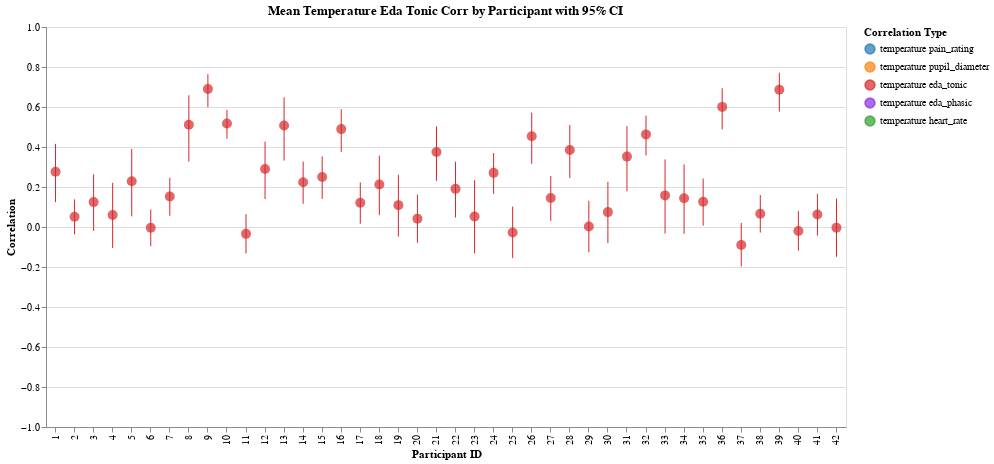

Notebook source saved alongside this figure:
### Markdown cell above
## Temperature / EDA Tonic

### Code cell
# Note that correlation values are slightly higher if we'd used detrended EDA tonic
# components (see eda.py)
# EDA tonic detrended > EDA tonic > EDA raw > EDA phasic
col1, col2 = "temperature", "eda_tonic"

corr_by_trial = calculate_correlations_by_trial(df, col1, col2)
corr_by_participant = aggregate_correlations_fisher_z(
    corr_by_trial, col1, col2, "participant_id", include_ci=True
)
# plot_correlations_by_trial(corr_by_trial, col1, col2)
eda_tonic = plot_correlations_by_participant(
    corr_by_participant, col1, col2, with_config=-False, color_map=COLORS
)
eda_tonic

### Figure 1 — Vega-Lite specification as saved in the notebook (floating-point values rounded to 4 significant figures)
{"config": {"view": {"continuousWidth": 300, "continuousHeight": 300}}, "layer": [{"mark": {"type": "rule"}, "encoding": {"color": {"field": "correlation_type", "legend": {"labelExpr": "replace(replace(datum.label, '_corr', ''), '_', ' ')", "title": "Correlation Type"}, "scale": {"domain": ["temperature_pain_rating_corr", "temperature_pupil_diameter_corr", "temperature_eda_tonic_corr", "temperature_eda_phasic_corr", "temperature_heart_rate_corr"], "range": ["#1f77b4", "#ff7f0e", "#d62728", "#8a2be2", "#2ca02c"]}, "type": "nominal"}, "x": {"axis": {"title": "Participant ID"}, "field": "participant_id", "type": "ordinal"}, "y": {"axis": {"title": "Correlation"}, "field": "participant_id_temperature_eda_tonic_corr_ci_lower", "scale": {"domain": [-1, 1]}, "type": "quantitative"}, "y2": {"field": "participant_id_temperature_eda_tonic_corr_ci_upper"}}, "title": "Mean Temperature Eda Tonic Corr by Participant with 95% CI"}, {"mark": {"type": "circle", "size": 100}, "encoding": {"color": {"field": "correlation_type", "legend": {"labelExpr": "replace(replace(datum.label, '_corr', ''), '_', ' ')", "title": "Correlation Type"}, "scale": {"domain": ["temperature_pain_rating_corr", "temperature_pupil_diameter_corr", "temperature_eda_tonic_corr", "temperature_eda_phasic_corr", "temperature_heart_rate_corr"], "range": ["#1f77b4", "#ff7f0e", "#d62728", "#8a2be2", "#2ca02c"]}, "type": "nominal"}, "tooltip": [{"field": "participant_id", "title": "Participant", "type": "nominal"}, {"field": "participant_id_temperature_eda_tonic_corr_mean", "format": ".3f", "title": "Mean Correlation", "type": "quantitative"}, {"field": "participant_id_temperature_eda_tonic_corr_ci_lower", "format": ".3f", "title": "CI Lower", "type": "quantitative"}, {"field": "participant_id_temperature_eda_tonic_corr_ci_upper", "format": ".3f", "title": "CI Upper", "type": "quantitative"}], "x": {"axis": {"title": "Participant ID"}, "field": "participant_id", "type": "ordinal"}, "y": {"field": "participant_id_temperature_eda_tonic_corr_mean", "type": "quantitative"}}, "title": "Mean Temperature Eda Tonic Corr by Participant with 95% CI"}], "data": {"name": "data-e64550398394ed3da96ecc38f66748cd"}, "height": 400, "width": 800, "$schema": "https://vega.github.io/schema/vega-lite/v5.20.1.json", "datasets": {"data-e64550398394ed3da96ecc38f66748cd": [{"participant_id": 1, "participant_id_temperature_eda_tonic_corr_mean": 0.2763, "participant_id_temperature_eda_tonic_corr_ci_lower": 0.1242, "participant_id_temperature_eda_tonic_corr_ci_upper": 0.4157, "correlation_type": "temperature_eda_tonic_corr"}, {"participant_id": 2, "participant_id_temperature_eda_tonic_corr_mean": 0.05099, "participant_id_temperature_eda_tonic_corr_ci_lower": -0.0369, "participant_id_temperature_eda_tonic_corr_ci_upper": 0.1381, "correlation_type": "temperature_eda_tonic_corr"}, {"participant_id": 3, "participant_id_temperature_eda_tonic_corr_mean": 0.1245, "participant_id_temperature_eda_tonic_corr_ci_lower": -0.01967, "participant_id_temperature_eda_tonic_corr_ci_upper": 0.2637, "correlation_type": "temperature_eda_tonic_corr"}, {"participant_id": 4, "participant_id_temperature_eda_tonic_corr_mean": 0.05963, "participant_id_temperature_eda_tonic_corr_ci_lower": -0.1049, "participant_id_temperature_eda_tonic_corr_ci_upper": 0.221, "correlation_type": "temperature_eda_tonic_corr"}, {"participant_id": 5, "participant_id_temperature_eda_tonic_corr_mean": 0.2284, "participant_id_temperature_eda_tonic_corr_ci_lower": 0.05295, "participant_id_temperature_eda_tonic_corr_ci_upper": 0.3902, "correlation_type": "temperature_eda_tonic_corr"}, {"participant_id": 6, "participant_id_temperature_eda_tonic_corr_mean": -0.00413, "participant_id_temperature_eda_tonic_corr_ci_lower": -0.09605, "participant_id_temperature_eda_tonic_corr_ci_upper": 0.08786, "correlation_type": "temperature_eda_tonic_corr"}, {"participant_id": 7, "participant_id_temperature_eda_tonic_corr_mean": 0.1526, "participant_id_temperature_eda_tonic_corr_ci_lower": 0.05635, "participant_id_temperature_eda_tonic_corr_ci_upper": 0.246, "correlation_type": "temperature_eda_tonic_corr"}, {"participant_id": 8, "participant_id_temperature_eda_tonic_corr_mean": 0.5116, "participant_id_temperature_eda_tonic_corr_ci_lower": 0.3268, "participant_id_temperature_eda_tonic_corr_ci_upper": 0.6587, "correlation_type": "temperature_eda_tonic_corr"}, {"participant_id": 9, "participant_id_temperature_eda_tonic_corr_mean": 0.6903, "participant_id_temperature_eda_tonic_corr_ci_lower": 0.5991, "participant_id_temperature_eda_tonic_corr_ci_upper": 0.7639, "correlation_type": "temperature_eda_tonic_corr"}, {"participant_id": 10, "participant_id_temperature_eda_tonic_corr_mean": 0.5174, "participant_id_temperature_eda_tonic_corr_ci_lower": 0.4409, "participant_id_temperature_eda_tonic_corr_ci_upper": 0.5864, "correlation_type": "temperature_eda_tonic_corr"}, {"participant_id": 11, "participant_id_temperature_eda_tonic_corr_mean": -0.03425, "participant_id_temperature_eda_tonic_corr_ci_lower": -0.1324, "participant_id_temperature_eda_tonic_corr_ci_upper": 0.06456, "correlation_type": "temperature_eda_tonic_corr"}, {"participant_id": 12, "participant_id_temperature_eda_tonic_corr_mean": 0.2899, "participant_id_temperature_eda_tonic_corr_ci_lower": 0.1399, "participant_id_temperature_eda_tonic_corr_ci_upper": 0.4268, "correlation_type": "temperature_eda_tonic_corr"}, {"participant_id": 13, "participant_id_temperature_eda_tonic_corr_mean": 0.5072, "participant_id_temperature_eda_tonic_corr_ci_lower": 0.3323, "participant_id_temperature_eda_tonic_corr_ci_upper": 0.6484, "correlation_type": "temperature_eda_tonic_corr"}, {"participant_id": 14, "participant_id_temperature_eda_tonic_corr_mean": 0.2241, "participant_id_temperature_eda_tonic_corr_ci_lower": 0.1162, "participant_id_temperature_eda_tonic_corr_ci_upper": 0.3267, "correlation_type": "temperature_eda_tonic_corr"}, {"participant_id": 15, "participant_id_temperature_eda_tonic_corr_mean": 0.2497, "participant_id_temperature_eda_tonic_corr_ci_lower": 0.1404, "participant_id_temperature_eda_tonic_corr_ci_upper": 0.3529, "correlation_type": "temperature_eda_tonic_corr"}, {"participant_id": 16, "participant_id_temperature_eda_tonic_corr_mean": 0.4895, "participant_id_temperature_eda_tonic_corr_ci_lower": 0.3755, "participant_id_temperature_eda_tonic_corr_ci_upper": 0.589, "correlation_type": "temperature_eda_tonic_corr"}, {"participant_id": 17, "participant_id_temperature_eda_tonic_corr_mean": 0.121, "participant_id_temperature_eda_tonic_corr_ci_lower": 0.01633, "participant_id_temperature_eda_tonic_corr_ci_upper": 0.2231, "correlation_type": "temperature_eda_tonic_corr"}, {"participant_id": 18, "participant_id_temperature_eda_tonic_corr_mean": 0.2128, "participant_id_temperature_eda_tonic_corr_ci_lower": 0.05903, "participant_id_temperature_eda_tonic_corr_ci_upper": 0.3568, "correlation_type": "temperature_eda_tonic_corr"}, {"participant_id": 19, "participant_id_temperature_eda_tonic_corr_mean": 0.1093, "participant_id_temperature_eda_tonic_corr_ci_lower": -0.04798, "participant_id_temperature_eda_tonic_corr_ci_upper": 0.2612, "correlation_type": "temperature_eda_tonic_corr"}, {"participant_id": 20, "participant_id_temperature_eda_tonic_corr_mean": 0.04185, "participant_id_temperature_eda_tonic_corr_ci_lower": -0.07914, "participant_id_temperature_eda_tonic_corr_ci_upper": 0.1616, "correlation_type": "temperature_eda_tonic_corr"}, {"participant_id": 21, "participant_id_temperature_eda_tonic_corr_mean": 0.375, "participant_id_temperature_eda_tonic_corr_ci_lower": 0.2305, "participant_id_temperature_eda_tonic_corr_ci_upper": 0.5033, "correlation_type": "temperature_eda_tonic_corr"}, {"participant_id": 22, "participant_id_temperature_eda_tonic_corr_mean": 0.1907, "participant_id_temperature_eda_tonic_corr_ci_lower": 0.04755, "participant_id_temperature_eda_tonic_corr_ci_upper": 0.3263, "correlation_type": "temperature_eda_tonic_corr"}, {"participant_id": 23, "participant_id_temperature_eda_tonic_corr_mean": 0.05294, "participant_id_temperature_eda_tonic_corr_ci_lower": -0.1315, "participant_id_temperature_eda_tonic_corr_ci_upper": 0.2338, "correlation_type": "temperature_eda_tonic_corr"}, {"participant_id": 24, "participant_id_temperature_eda_tonic_corr_mean": 0.2706, "participant_id_temperature_eda_tonic_corr_ci_lower": 0.1656, "participant_id_temperature_eda_tonic_corr_ci_upper": 0.3696, "correlation_type": "temperature_eda_tonic_corr"}, {"participant_id": 25, "participant_id_temperature_eda_tonic_corr_mean": -0.02705, "participant_id_temperature_eda_tonic_corr_ci_lower": -0.1554, "participant_id_temperature_eda_tonic_corr_ci_upper": 0.1022, "correlation_type": "temperature_eda_tonic_corr"}, {"participant_id": 26, "participant_id_temperature_eda_tonic_corr_mean": 0.4535, "participant_id_temperature_eda_tonic_corr_ci_lower": 0.316, "participant_id_temperature_eda_tonic_corr_ci_upper": 0.5724, "correlation_type": "temperature_eda_tonic_corr"}, {"participant_id": 27, "participant_id_temperature_eda_tonic_corr_mean": 0.1449, "participant_id_temperature_eda_tonic_corr_ci_lower": 0.03067, "participant_id_temperature_eda_tonic_corr_ci_upper": 0.2554, "correlation_type": "temperature_eda_tonic_corr"}, {"participant_id": 28, "participant_id_temperature_eda_tonic_corr_mean": 0.3853, "participant_id_temperature_eda_tonic_corr_ci_lower": 0.2446, "participant_id_temperature_eda_tonic_corr_ci_upper": 0.5101, "correlation_type": "temperature_eda_tonic_corr"}, {"participant_id": 29, "participant_id_temperature_eda_tonic_corr_mean": 0.002569, "participant_id_temperature_eda_tonic_corr_ci_lower": -0.1261, "participant_id_temperature_eda_tonic_corr_ci_upper": 0.1311, "correlation_type": "temperature_eda_tonic_corr"}, {"participant_id": 30, "participant_id_temperature_eda_tonic_corr_mean": 0.07441, "participant_id_temperature_eda_tonic_corr_ci_lower": -0.08093, "participant_id_temperature_eda_tonic_corr_ci_upper": 0.2262, "correlation_type": "temperature_eda_tonic_corr"}, {"participant_id": 31, "participant_id_temperature_eda_tonic_corr_mean": 0.3519, "participant_id_temperature_eda_tonic_corr_ci_lower": 0.1784, "participant_id_temperature_eda_tonic_corr_ci_upper": 0.5042, "correlation_type": "temperature_eda_tonic_corr"}, {"participant_id": 32, "participant_id_temperature_eda_tonic_corr_mean": 0.463, "participant_id_temperature_eda_tonic_corr_ci_lower": 0.3574, "participant_id_temperature_eda_tonic_corr_ci_upper": 0.5569, "correlation_type": "temperature_eda_tonic_corr"}, {"participant_id": 33, "participant_id_temperature_eda_tonic_corr_mean": 0.158, "participant_id_temperature_eda_tonic_corr_ci_lower": -0.03294, "participant_id_temperature_eda_tonic_corr_ci_upper": 0.3378, "correlation_type": "temperature_eda_tonic_corr"}, {"participant_id": 34, "participant_id_temperature_eda_tonic_corr_mean": 0.1438, "participant_id_temperature_eda_tonic_corr_ci_lower": -0.03393, "participant_id_temperature_eda_tonic_corr_ci_upper": 0.3127, "correlation_type": "temperature_eda_tonic_corr"}, {"participant_id": 35, "participant_id_temperature_eda_tonic_corr_mean": 0.1263, "participant_id_temperature_eda_tonic_corr_ci_lower": 0.006516, "participant_id_temperature_eda_tonic_corr_ci_upper": 0.2424, "correlation_type": "temperature_eda_tonic_corr"}, {"participant_id": 36, "participant_id_temperature_eda_tonic_corr_mean": 0.6006, "participant_id_temperature_eda_tonic_corr_ci_lower": 0.4876, "participant_id_temperature_eda_tonic_corr_ci_upper": 0.6938, "correlation_type": "temperature_eda_tonic_corr"}, {"participant_id": 37, "participant_id_temperature_eda_tonic_corr_mean": -0.0898, "participant_id_temperature_eda_tonic_corr_ci_lower": -0.1976, "participant_id_temperature_eda_tonic_corr_ci_upper": 0.02012, "correlation_type": "temperature_eda_tonic_corr"}, {"participant_id": 38, "participant_id_temperature_eda_tonic_corr_mean": 0.06644, "participant_id_temperature_eda_tonic_corr_ci_lower": -0.02807, "participant_id_temperature_eda_tonic_corr_ci_upper": 0.1598, "correlation_type": "temperature_eda_tonic_corr"}, {"participant_id": 39, "participant_id_temperature_eda_tonic_corr_mean": 0.6866, "participant_id_temperature_eda_tonic_corr_ci_lower": 0.5777, "participant_id_temperature_eda_tonic_corr_ci_upper": 0.7715, "correlation_type": "temperature_eda_tonic_corr"}, {"participant_id": 40, "participant_id_temperature_eda_tonic_corr_mean": -0.0199, "participant_id_temperature_eda_tonic_corr_ci_lower": -0.1186, "participant_id_temperature_eda_tonic_corr_ci_upper": 0.07924, "correlation_type": "temperature_eda_tonic_corr"}, {"participant_id": 41, "participant_id_temperature_eda_tonic_corr_mean": 0.06215, "participant_id_temperature_eda_tonic_corr_ci_lower": -0.04303, "participant_id_temperature_eda_tonic_corr_ci_upper": 0.166, "correlation_type": "temperature_eda_tonic_corr"}, {"participant_id": 42, "participant_id_temperature_eda_tonic_corr_mean": -0.00313, "participant_id_temperature_eda_tonic_corr_ci_lower": -0.1488, "participant_id_temperature_eda_tonic_corr_ci_upper": 0.1427, "correlation_type": "temperature_eda_tonic_corr"}]}}
